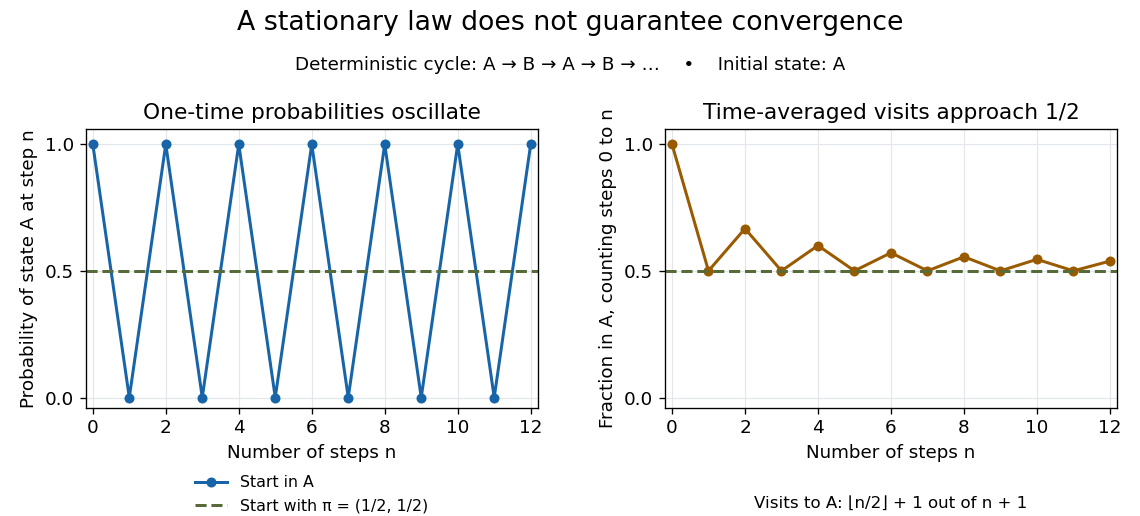

Recreate this plot in Python.
"""Generate markov-periodicity.png in cwd; Python 3.14, NumPy, Matplotlib."""

from pathlib import Path

import matplotlib

matplotlib.use("Agg")
import matplotlib.pyplot as plt
import numpy as np


def main():
    c = np.array([[0, 1], [1, 0]])
    pi = np.array([0.5, 0.5])
    n = np.arange(13)
    probability = (n % 2 == 0).astype(float)
    visits = np.cumsum(probability) / (n + 1)
    np.testing.assert_allclose(pi @ c, pi)
    np.testing.assert_array_equal(c @ c, np.eye(2, dtype=int))
    for k in n:
        np.testing.assert_allclose(np.linalg.matrix_power(c, int(k))[0, 0], probability[k])

    plt.rcParams.update({"font.size": 11, "axes.titlesize": 13})
    fig, axes = plt.subplots(1, 2, figsize=(9.5, 4.3), facecolor="white")
    fig.subplots_adjust(left=0.075, right=0.98, top=0.75, bottom=0.21, wspace=0.28)
    fig.suptitle("A stationary law does not guarantee convergence", fontsize=16, y=0.98)
    fig.text(0.5, 0.865, "Deterministic cycle: A → B → A → B → …    •    Initial state: A", ha="center", fontsize=11)
    axes[0].plot(n, probability, "o-", color="#1765a8", lw=1.8, ms=5, label="Start in A")
    axes[0].axhline(0.5, color="#576b39", ls="--", lw=1.8, label="Start with π = (1/2, 1/2)")
    axes[0].set_title("One-time probabilities oscillate")
    axes[0].set_ylabel("Probability of state A at step n")
    axes[0].legend(loc="lower center", bbox_to_anchor=(0.5, -0.43), frameon=False, fontsize=9.5)
    axes[1].plot(n, visits, "o-", color="#9a5b00", lw=1.8, ms=5)
    axes[1].axhline(0.5, color="#576b39", ls="--", lw=1.8)
    axes[1].set_title("Time-averaged visits approach 1/2")
    axes[1].set_ylabel("Fraction in A, counting steps 0 to n")
    axes[1].text(0.5, -0.36, "Visits to A: ⌊n/2⌋ + 1 out of n + 1", transform=axes[1].transAxes, ha="center", fontsize=10)
    for ax in axes:
        ax.set_xlim(-0.2, 12.2)
        ax.set_ylim(-0.04, 1.06)
        ax.set_xticks(np.arange(0, 13, 2))
        ax.set_yticks([0, 0.5, 1])
        ax.set_xlabel("Number of steps n")
        ax.grid(color="#e3e7eb", lw=0.7)
    fig.savefig(Path.cwd() / "markov-periodicity.png", dpi=120, facecolor="white", transparent=False)
    plt.close(fig)


if __name__ == "__main__":
    main()
